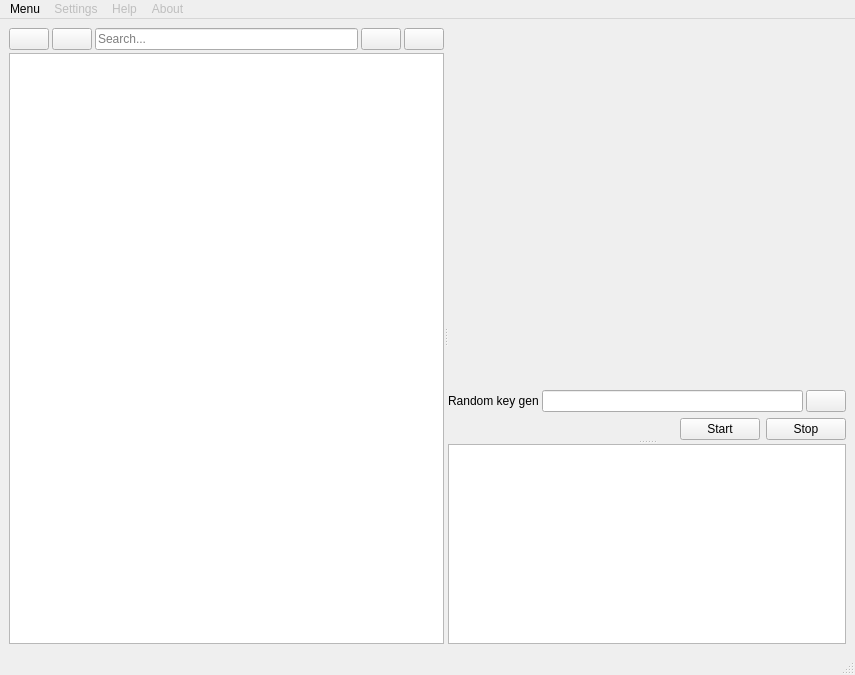
<?xml version="1.0" encoding="UTF-8"?>
<ui version="4.0">
 <class>MainWindow</class>
 <widget class="QMainWindow" name="MainWindow">
  <property name="geometry">
   <rect>
    <x>0</x>
    <y>0</y>
    <width>855</width>
    <height>675</height>
   </rect>
  </property>
  <property name="windowTitle">
   <string>MainWindow</string>
  </property>
  <property name="toolTip">
   <string>Refresh</string>
  </property>
  <property name="unifiedTitleAndToolBarOnMac">
   <bool>false</bool>
  </property>
  <widget class="QWidget" name="centralwidget">
   <layout class="QHBoxLayout" name="horizontalLayout_6">
    <item>
     <widget class="QSplitter" name="leftSplitter">
      <property name="orientation">
       <enum>Qt::Horizontal</enum>
      </property>
      <widget class="QWidget" name="verticalLayoutWidget">
       <layout class="QVBoxLayout" name="treeLayout">
        <property name="spacing">
         <number>3</number>
        </property>
        <item>
         <layout class="QHBoxLayout" name="treeToolBarLayout">
          <property name="spacing">
           <number>3</number>
          </property>
          <item>
           <widget class="QPushButton" name="showButton_2">
            <property name="sizePolicy">
             <sizepolicy hsizetype="Maximum" vsizetype="Fixed">
              <horstretch>0</horstretch>
              <verstretch>0</verstretch>
             </sizepolicy>
            </property>
            <property name="maximumSize">
             <size>
              <width>16777215</width>
              <height>16777211</height>
             </size>
            </property>
            <property name="toolTip">
             <string>Show</string>
            </property>
            <property name="text">
             <string notr="true"/>
            </property>
            <property name="icon">
             <iconset resource="resource.qrc">
              <normaloff>:/icons/filter_show.svg</normaloff>:/icons/filter_show.svg</iconset>
            </property>
            <property name="checkable">
             <bool>false</bool>
            </property>
            <property name="checked">
             <bool>false</bool>
            </property>
           </widget>
          </item>
          <item>
           <widget class="QPushButton" name="showButton">
            <property name="sizePolicy">
             <sizepolicy hsizetype="Maximum" vsizetype="Fixed">
              <horstretch>0</horstretch>
              <verstretch>0</verstretch>
             </sizepolicy>
            </property>
            <property name="maximumSize">
             <size>
              <width>16777215</width>
              <height>16777211</height>
             </size>
            </property>
            <property name="toolTip">
             <string>Show</string>
            </property>
            <property name="text">
             <string notr="true"/>
            </property>
            <property name="icon">
             <iconset resource="resource.qrc">
              <normaloff>:/icons/hide.svg</normaloff>
              <normalon>:/icons/show.svg</normalon>:/icons/hide.svg</iconset>
            </property>
            <property name="checkable">
             <bool>true</bool>
            </property>
            <property name="checked">
             <bool>false</bool>
            </property>
           </widget>
          </item>
          <item>
           <widget class="QLineEdit" name="lineEdit">
            <property name="sizePolicy">
             <sizepolicy hsizetype="Expanding" vsizetype="Fixed">
              <horstretch>0</horstretch>
              <verstretch>0</verstretch>
             </sizepolicy>
            </property>
            <property name="placeholderText">
             <string>Search...</string>
            </property>
           </widget>
          </item>
          <item>
           <widget class="QPushButton" name="addButton">
            <property name="maximumSize">
             <size>
              <width>16777215</width>
              <height>16777215</height>
             </size>
            </property>
            <property name="toolTip">
             <string>Add</string>
            </property>
            <property name="text">
             <string/>
            </property>
            <property name="icon">
             <iconset resource="resource.qrc">
              <normaloff>:/icons/add.svg</normaloff>:/icons/add.svg</iconset>
            </property>
           </widget>
          </item>
          <item>
           <widget class="QPushButton" name="removeButton">
            <property name="maximumSize">
             <size>
              <width>16777215</width>
              <height>16777215</height>
             </size>
            </property>
            <property name="toolTip">
             <string>Remove</string>
            </property>
            <property name="text">
             <string/>
            </property>
            <property name="icon">
             <iconset resource="resource.qrc">
              <normaloff>:/icons/remove.svg</normaloff>:/icons/remove.svg</iconset>
            </property>
           </widget>
          </item>
         </layout>
        </item>
        <item>
         <widget class="QTreeView" name="treeView">
          <property name="sizePolicy">
           <sizepolicy hsizetype="Preferred" vsizetype="Expanding">
            <horstretch>0</horstretch>
            <verstretch>0</verstretch>
           </sizepolicy>
          </property>
         </widget>
        </item>
       </layout>
      </widget>
      <widget class="QSplitter" name="centralSplitter">
       <property name="orientation">
        <enum>Qt::Vertical</enum>
       </property>
       <widget class="QWidget" name="horizontalWidget" native="true">
        <layout class="QVBoxLayout" name="verticalLayout">
         <property name="spacing">
          <number>6</number>
         </property>
         <property name="leftMargin">
          <number>0</number>
         </property>
         <property name="topMargin">
          <number>0</number>
         </property>
         <property name="rightMargin">
          <number>0</number>
         </property>
         <property name="bottomMargin">
          <number>0</number>
         </property>
         <item>
          <spacer name="verticalSpacer">
           <property name="orientation">
            <enum>Qt::Vertical</enum>
           </property>
           <property name="sizeHint" stdset="0">
            <size>
             <width>20</width>
             <height>346</height>
            </size>
           </property>
          </spacer>
         </item>
         <item>
          <layout class="QHBoxLayout" name="randomKeyLayout">
           <property name="spacing">
            <number>3</number>
           </property>
           <property name="topMargin">
            <number>0</number>
           </property>
           <item>
            <widget class="QLabel" name="randomKeyLabel">
             <property name="text">
              <string>Random key gen</string>
             </property>
            </widget>
           </item>
           <item>
            <widget class="QLineEdit" name="randomKeyLineEdit">
             <property name="inputMask">
              <string>9999999999</string>
             </property>
             <property name="text">
              <string/>
             </property>
             <property name="maxLength">
              <number>10</number>
             </property>
             <property name="frame">
              <bool>true</bool>
             </property>
            </widget>
           </item>
           <item>
            <widget class="QPushButton" name="randomKeyButton">
             <property name="toolTip">
              <string>Refresh</string>
             </property>
             <property name="text">
              <string/>
             </property>
             <property name="icon">
              <iconset resource="resource.qrc">
               <normaloff>:/icons/refreshing.svg</normaloff>:/icons/refreshing.svg</iconset>
             </property>
            </widget>
           </item>
          </layout>
         </item>
         <item>
          <layout class="QHBoxLayout" name="horizontalLayout">
           <item>
            <spacer name="horizontalSpacer">
             <property name="orientation">
              <enum>Qt::Horizontal</enum>
             </property>
             <property name="sizeHint" stdset="0">
              <size>
               <width>40</width>
               <height>20</height>
              </size>
             </property>
            </spacer>
           </item>
           <item>
            <widget class="QPushButton" name="pushButton">
             <property name="text">
              <string>Start</string>
             </property>
            </widget>
           </item>
           <item>
            <widget class="QPushButton" name="pushButton_2">
             <property name="text">
              <string>Stop</string>
             </property>
            </widget>
           </item>
          </layout>
         </item>
        </layout>
       </widget>
       <widget class="QWidget" name="verticalLayoutWidget_2">
        <layout class="QVBoxLayout" name="consoleLayout">
         <property name="spacing">
          <number>3</number>
         </property>
         <item>
          <widget class="QTextBrowser" name="console">
           <property name="enabled">
            <bool>true</bool>
           </property>
           <property name="sizePolicy">
            <sizepolicy hsizetype="Expanding" vsizetype="Expanding">
             <horstretch>0</horstretch>
             <verstretch>0</verstretch>
            </sizepolicy>
           </property>
          </widget>
         </item>
        </layout>
       </widget>
      </widget>
     </widget>
    </item>
   </layout>
  </widget>
  <widget class="QMenuBar" name="menubar">
   <property name="geometry">
    <rect>
     <x>0</x>
     <y>0</y>
     <width>855</width>
     <height>22</height>
    </rect>
   </property>
   <widget class="QMenu" name="menuMenu">
    <property name="enabled">
     <bool>true</bool>
    </property>
    <property name="title">
     <string>Menu</string>
    </property>
    <addaction name="actionOpen"/>
    <addaction name="actionOpenFromDB"/>
    <addaction name="actionSave"/>
    <addaction name="actionSave_as"/>
    <addaction name="actionSaveIntoDB"/>
    <addaction name="actionExport"/>
   </widget>
   <widget class="QMenu" name="menuHelp">
    <property name="enabled">
     <bool>false</bool>
    </property>
    <property name="title">
     <string>Help</string>
    </property>
   </widget>
   <widget class="QMenu" name="menuAbout">
    <property name="enabled">
     <bool>false</bool>
    </property>
    <property name="title">
     <string>About</string>
    </property>
   </widget>
   <widget class="QMenu" name="menuSettings">
    <property name="enabled">
     <bool>false</bool>
    </property>
    <property name="title">
     <string>Settings</string>
    </property>
   </widget>
   <addaction name="menuMenu"/>
   <addaction name="menuSettings"/>
   <addaction name="menuHelp"/>
   <addaction name="menuAbout"/>
  </widget>
  <widget class="QStatusBar" name="statusbar"/>
  <action name="actionOpen">
   <property name="enabled">
    <bool>false</bool>
   </property>
   <property name="text">
    <string>Open from file</string>
   </property>
  </action>
  <action name="actionSave">
   <property name="enabled">
    <bool>false</bool>
   </property>
   <property name="text">
    <string>Save</string>
   </property>
  </action>
  <action name="actionSave_as">
   <property name="enabled">
    <bool>false</bool>
   </property>
   <property name="text">
    <string>Save as...</string>
   </property>
  </action>
  <action name="actionExport">
   <property name="enabled">
    <bool>false</bool>
   </property>
   <property name="text">
    <string>Export</string>
   </property>
  </action>
  <action name="actionOpenFromDB">
   <property name="enabled">
    <bool>false</bool>
   </property>
   <property name="text">
    <string>Open from DB</string>
   </property>
  </action>
  <action name="actionSaveIntoDB">
   <property name="enabled">
    <bool>false</bool>
   </property>
   <property name="text">
    <string>Save into DB</string>
   </property>
  </action>
 </widget>
 <resources>
  <include location="resource.qrc"/>
 </resources>
 <connections/>
</ui>
